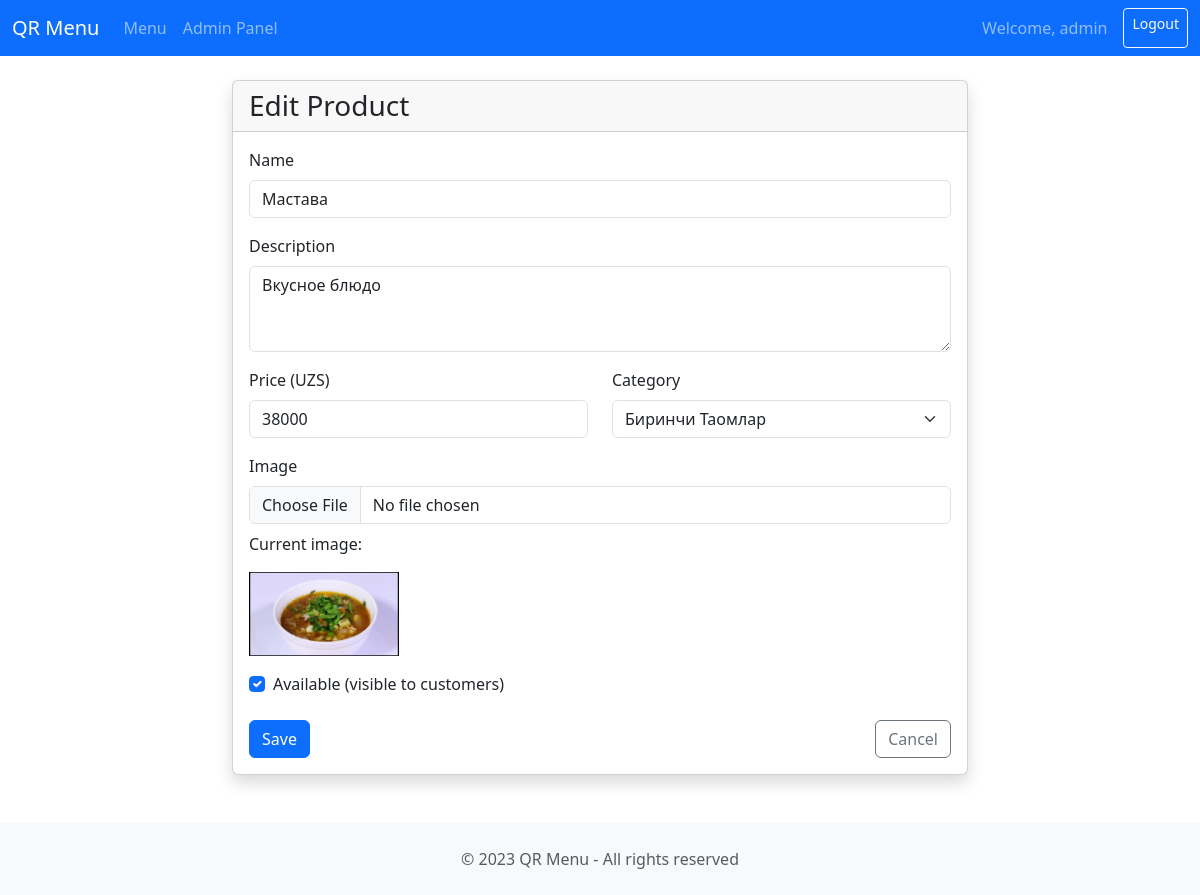
Page /admins/product/1/edit/ (signed in) on the committed database.
### menu/models.py (models this page shows, shortened)
class Product(models.Model):
    name = models.CharField(max_length=200)
    description = models.TextField(blank=True)
    price = models.IntegerField()  # Price in UZS
    category = models.ForeignKey(Category, on_delete=models.CASCADE, related_name='products')
    image = models.ImageField(upload_to='products/', blank=True, null=True)
    available = models.BooleanField(default=True)
    created_at = models.DateTimeField(auto_now_add=True)
    updated_at = models.DateTimeField(auto_now=True)

### menu/views.py (the view)
# urls.py: path('admins/product/<int:pk>/edit/', views.ProductUpdate.as_view(), name='product_edit'),
class ProductUpdate(LoginRequiredMixin, UpdateView):
    model = Product
    form_class = ProductForm
    template_name = 'menu/product_form.html'
    success_url = reverse_lazy('admin_panel')
    def get_context_data(self, **kwargs):
        context = super().get_context_data(**kwargs)
        context['title'] = 'Edit Product'
        return context

### menu/forms.py
class ProductForm(forms.ModelForm):
    class Meta:
        model = Product
        fields = ['name', 'description', 'price', 'category', 'image', 'available']
        widgets = {
            'name': forms.TextInput(attrs={'class': 'form-control'}),
            'description': forms.Textarea(attrs={'class': 'form-control', 'rows': 3}),
            'price': forms.NumberInput(attrs={'class': 'form-control'}),
            'category': forms.Select(attrs={'class': 'form-select'}),
            'image': forms.FileInput(attrs={'class': 'form-control'}),
            'available': forms.CheckboxInput(attrs={'class': 'form-check-input'}),
        }

### menu/models.py (called while the page is built)
    def __str__(self):
        return self.name

### menu/templates/menu/product_form.html (shortened to what this page needs)
{% extends 'menu/base.html' %}
{% block content %}
<div class="container mt-4">
    <div class="row">
        <div class="col-md-8 offset-md-2">
            <div class="card shadow">
                <div class="card-header">
                    <h1 class="h3 mb-0">{{ title }}</h1>
                </div>
                <div class="card-body">
                    <form method="post" enctype="multipart/form-data">
                        <div class="mb-3">
                            <label for="{{ form.name.id_for_label }}" class="form-label">Name</label>
                            {{ form.name }}
                        </div>
                        <div class="mb-3">
                            <label for="{{ form.description.id_for_label }}" class="form-label">Description</label>
                            {{ form.description }}
                        </div>
                        <div class="row">
                            <div class="col-md-6">
                                <div class="mb-3">
                                    <label for="{{ form.price.id_for_label }}" class="form-label">Price (UZS)</label>
                                    {{ form.price }}
                                </div>
                            </div>
                            <div class="col-md-6">
                                <div class="mb-3">
                                    <label for="{{ form.category.id_for_label }}" class="form-label">Category</label>
                                    {{ form.category }}
                                </div>
                            </div>
                        </div>
                        <div class="mb-3">
                            <label for="{{ form.image.id_for_label }}" class="form-label">Image</label>
                            {{ form.image }}
                            {% if form.instance.image %}
                            <div class="mt-2">
                                <p>Current image:</p>
                                <img src="{{ form.instance.image.url }}" alt="{{ form.instance.name }}" style="max-width: 150px;">
                            </div>
                            {% endif %}
                        </div>
                        <div class="mb-4 form-check">
                            {{ form.available }}
                            <label class="form-check-label" for="{{ form.available.id_for_label }}">
                                Available (visible to customers)
                            </label>
                        </div>
                        <div class="d-flex justify-content-between">
                            <button type="submit" class="btn btn-primary">Save</button>
                            <a href="{% url 'admin_panel' %}" class="btn btn-outline-secondary">Cancel</a>
                        </div>
                    </form>
                </div>
            </div>
        </div>
    </div>
</div>
{% endblock %}

### menu/templates/menu/base.html (shortened to what this page needs)
<!DOCTYPE html>
<html lang="en">
<head>
    <link href="https://cdn.jsdelivr.net/npm/bootstrap@5.3.0/dist/css/bootstrap.min.css" rel="stylesheet">
    <link rel="stylesheet" href="/static/menu/css/admin_styles.css">
</head>
<body>
    <nav class="navbar navbar-expand-lg navbar-dark bg-primary">
        <div class="container-fluid">
            <a class="navbar-brand" href="/">QR Menu</a>
            <div class="collapse navbar-collapse" id="navbarNav">
                <ul class="navbar-nav me-auto">
                    <li class="nav-item">
                        <a class="nav-link" href="{% url 'menu_display' %}">Menu</a>
                    </li>
                    {% if user.is_authenticated %}
                    <li class="nav-item">
                        <a class="nav-link" href="{% url 'admin_panel' %}">Admin Panel</a>
                    </li>
                    {% endif %}
                </ul>
                {% if user.is_authenticated %}
                <div class="d-flex">
                    <span class="navbar-text me-3">
                        Welcome, {{ user.username }}
                    </span>
                    <a href="logout/" class="btn btn-outline-light btn-sm">Logout</a>
                </div>
                {% else %}
                <a href="/admin/login/" class="btn btn-outline-light">Login</a>
                {% endif %}
            </div>
        </div>
    </nav>
    <main>
        {% block content %}{% endblock %}
    </main>
    <footer class="bg-light py-4 mt-5">
        <div class="container text-center">
            <p class="text-muted mb-0">© 2023 QR Menu - All rights reserved</p>
        </div>
    </footer>
</body>
</html>

### rows in the picture
Product: name "Мастава", description "Вкусное блюдо", price "38000", category "Биринчи Таомлар", instance.image (picture), available "☑"

### other values in the picture
{{ user.username }} "admin"
{{ title }} "Edit Product"
